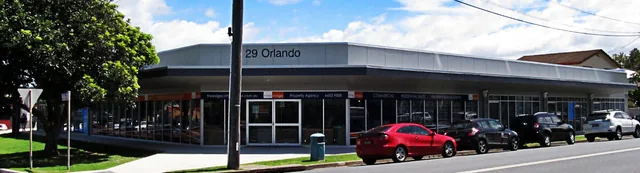
#> input picture media/29-orlando-street-640.webp, 640 x 173 px, given in place of coffs_colorectal_building1.jpg, which was not available
$ python images.py
#> lines starting #> are read from the running program, lines starting #| are printed output that depends on the picture; pictures that were not available may be replaced by others from this repository, and a replacement may not be noted
#!/usr/bin/env python3
"""Process the media recovered from the archive into responsive, modern formats.

Inputs are the original 2014 assets, so we only ever downscale or re-encode —
never upscale and pretend. Outputs WebP (primary) and JPEG (fallback), at 1x and
2x device pixel ratios where the source supports it.

Run:  python3 src/_lib/images.py
"""

import os, shutil
from PIL import Image, ImageOps

ROOT = os.path.dirname(os.path.dirname(os.path.dirname(os.path.abspath(__file__))))
SRC = os.path.join(ROOT, "_archive", "media")
OUT = os.path.join(ROOT, "media")

os.makedirs(OUT, exist_ok=True)


def save(img, name, widths, focal=None):
    """Write `name-<w>.webp` and `.jpg` for each width, skipping anything the
    source cannot support."""
    for w in widths:
        if w > img.width:
            continue
        h = round(img.height * (w / img.width))
        resized = img.resize((w, h), Image.LANCZOS)
        for fmt, ext, kw in (
            ("WEBP", "webp", {"quality": 82, "method": 6}),
            ("JPEG", "jpg", {"quality": 84, "optimize": True, "progressive": True}),
        ):
            out = os.path.join(OUT, f"{name}-{w}.{ext}")
            copy = resized
            if fmt == "JPEG" and copy.mode in ("RGBA", "LA", "P"):
                bg = Image.new("RGB", copy.size, (255, 255, 255))
                bg.paste(copy.convert("RGBA"), mask=copy.convert("RGBA").split()[-1])
                copy = bg
            copy.save(out, fmt, **kw)
            print(f"  {os.path.basename(out):44s} {os.path.getsize(out):>7d} B  {w}x{h}")


def centre_circle(img, size, focus=(0.5, 0.5), zoom=1.0):
    """Crop to a square centred on `focus`, then mask to a circle.

    focus is the point of the source, as a fraction of width and height, that
    should land at the centre of the square; (0.5, 0.5) is a plain centre crop,
    and a subject who sits off-centre needs the focus moved rather than the frame
    thrown away.

    zoom crops further in: 1.0 takes the largest square the frame allows, 1.25
    takes a square a quarter smaller. A portrait shot wide, where the subject
    occupies only part of the frame, needs both, or the circle fills with
    background instead of the person.
    """
    img = ImageOps.exif_transpose(img).convert("RGBA")
    side = int(min(img.width, img.height) / max(zoom, 1.0))
    cx, cy = img.width * focus[0], img.height * focus[1]
    left = max(0, min(img.width - side, int(round(cx - side / 2))))
    top = max(0, min(img.height - side, int(round(cy - side / 2))))
    img = img.crop((left, top, left + side, top + side)).resize(
        (size, size), Image.LANCZOS
    )
    mask = Image.new("L", (size, size), 0)
    from PIL import ImageDraw

    ImageDraw.Draw(mask).ellipse((0, 0, size - 1, size - 1), fill=255)
    out = Image.new("RGBA", (size, size), (0, 0, 0, 0))
    out.paste(img, (0, 0), mask)
    return out


def main():
    print("29 Orlando Street (practice building) — wide banner")
    building = Image.open(os.path.join(SRC, "coffs_colorectal_building1.jpg"))
#> building is the input picture: PIL image 640x173 RGB; mean R, G, B 101.3, 105.8, 107.8
    save(building, "29-orlando-street", [640, 960, 1260])

    print("\nCoffs Creek estuary — hero background")
    estuary = Image.open(os.path.join(SRC, "coffs_harbour_and_surrounds.jpg"))
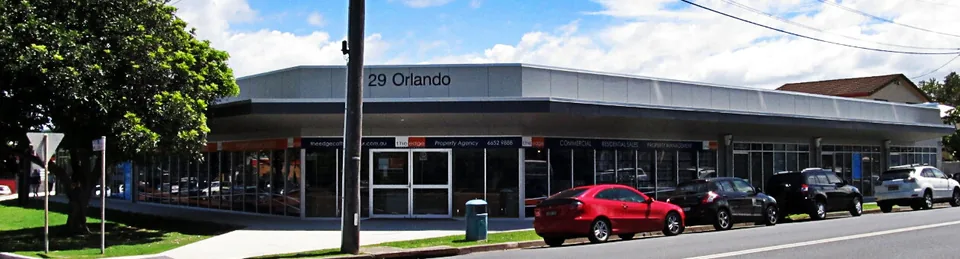
#> input picture media/29-orlando-street-960.webp, 960 x 259 px, given in place of coffs_harbour_and_surrounds.jpg, which was not available
#> estuary is the input picture: PIL image 960x259 RGB; mean R, G, B 101.3, 105.8, 107.7
    save(estuary, "coffs-creek-estuary", [800])
#> the loop in save (call 2), `for w in widths:` made 1 pass
#|   coffs-creek-estuary-800.webp                   33328 B  800x216
#|   coffs-creek-estuary-800.jpg                    45474 B  800x216
#> pass 1, in save (call 2), `resized = img.resize((w, h), Image.LANCZOS)`:
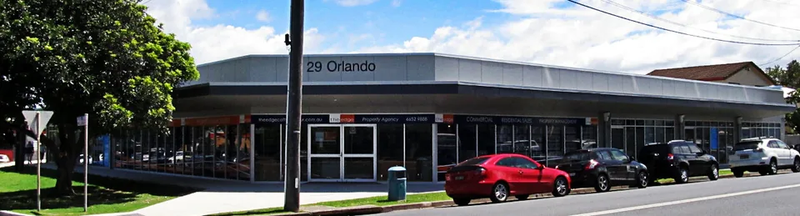
#> resized: PIL image 800x216 RGB; mean R, G, B 101.3, 105.8, 107.8

    print("\nDr Andrew Sutherland — circular portrait")
    # Preferred source: the 2208x2944 practice photoshoot portrait of 2023, in
    # which he sits slightly left of centre with the corridor behind him. Falls
    # back to the original 110x110 archived file if the larger one is absent.
    modern = os.path.join(SRC, "dr_andrew_sutherland_2023_2208x2944.webp")
    if os.path.exists(modern):
        head = Image.open(modern)
        # His face sits at about x 0.47, y 0.30 of the frame. Centring the crop
        # there puts his head in the middle of the circle; a bigger zoom keeps the
        # window small enough that it can actually move, rather than being pinned
        # to the frame edge where the focus value stops having any effect.
        focus = (0.47, 0.30)
        zoom = 1.40
        print(f"  using {os.path.basename(modern)} ({head.width}x{head.height})")
    else:
        head = Image.open(os.path.join(SRC, "dr_andrew_sutherland.png"))
        focus = (0.5, 0.5)
        zoom = 1.0
        print("  using the archived 110x110 file (larger source not present)")
    for size in (220, 440):
        circle = centre_circle(head, size, focus, zoom)
        circle.save(os.path.join(OUT, f"dr-andrew-sutherland-{size}.webp"),
                    "WEBP", quality=88, method=6)
        circle.save(os.path.join(OUT, f"dr-andrew-sutherland-{size}.png"))
        print(f"  dr-andrew-sutherland-{size}.webp / .png")
#> this loop made 2 passes
#> pass 1, in centre_circle, `img = img.crop((left, top, left + side, top + side)).resize( (size, si..`:
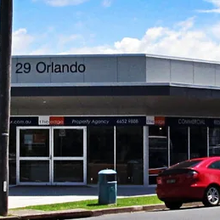
#> img: PIL image 220x220 RGBA; mean R, G, B, A 95, 103.4, 114.3, 255
#> after the loop:
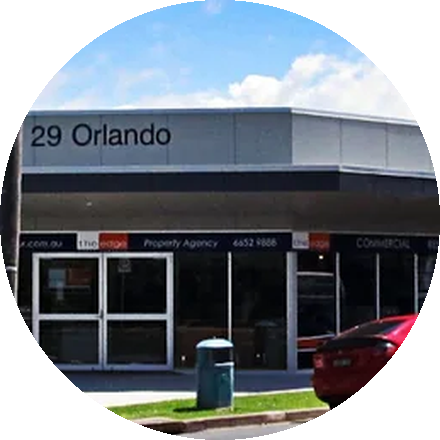
#> circle: PIL image 440x440 RGBA; mean R, G, B, A 67.7, 74.2, 81.8, 200.2; transparent parts drawn white

    # Convenience 1x names used by the markup.
    print("\nAliases")
    pairs = [
        ("29-orlando-street-1260.webp", "29-orlando-street.webp"),
        ("coffs-creek-estuary-800.webp", "coffs-creek-estuary.webp"),
        ("coffs-creek-estuary-800.jpg", "coffs-creek-estuary.jpg"),
        ("dr-andrew-sutherland-440.webp", "dr-andrew-sutherland.webp"),
    ]
    for src_name, dst in pairs:
        s = os.path.join(OUT, src_name)
        if os.path.exists(s):
            shutil.copyfile(s, os.path.join(OUT, dst))
            print(f"  {dst}")

    print("\nDone. Output in media/")


if __name__ == "__main__":
    main()
